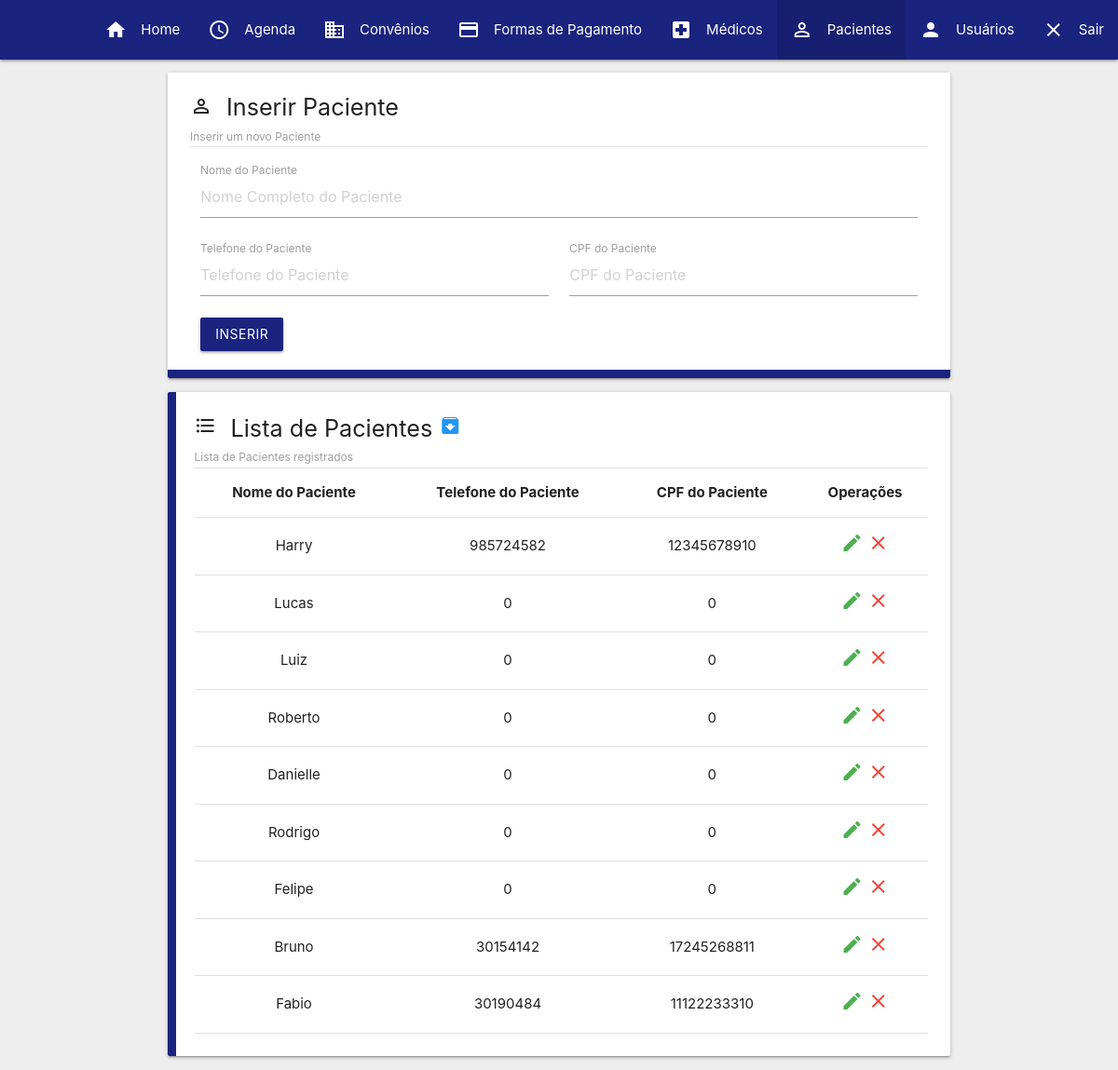
Page /admin/pacientes/form_pacientes.php (signed in) on the committed database.
### tables this page shows
CREATE TABLE `pacientes` (
  `pac_id` int(11) NOT NULL,
  `pac_nome` varchar(45) NOT NULL,
  `pac_telefone` bigint(11) NOT NULL,
  `pac_CPF` bigint(11) NOT NULL
);

### public_html/assets/assets.php (called while the page is built)
<?php
$p = pathinfo($_SERVER['SCRIPT_FILENAME'])['dirname'];
$assets = '';
$root = '.';
do {
   if (is_dir($p . '/assets')) {
      $assets .= 'assets';
      if ($root[strlen($root) - 1] === '/') $root = substr($root, 0, -1);
      break;
   } else {
      $assets .= '../';
      if ($root === '.') $root = '';
      $root .= '../';
      $p = explode('/', $p);
      unset($p[count($p) - 1]);
      $p = implode('/', $p);
   }
} while (true);

### public_html/admin/pacientes/select_pacientes.php (the view)
<?php
try {
   include_once('../../assets/conexao.php');
   $sql = $pdo->prepare("SELECT * FROM pacientes");
   $sql->execute();
   foreach ($sql as $key) : extract($key) ?>
      <tr>
         <td><?= $pac_nome ?></td>
         <td><?= $pac_telefone ?></td>
         <td><?= $pac_CPF ?></td>
         <td><a title="Editar Paciente" href="form_update_pacientes.php?pac_id=<?= $pac_id ?>"><i class="material-icons green-text">edit</i></a> <a title="Remover Paciente" href="delete_pacientes.php?pac_id=<?= $pac_id ?>"><i class="material-icons red-text">clear</i></a></td>
      </tr>
   <?php endforeach ?>
<?php
} catch (PDOException $e) {
   echo 'Um erro ocorreu! Erro: ' . $e->getMessage();
}

### public_html/admin/pacientes/form_pacientes.php (shortened to what this page needs)
<?php
include_once('../../assets/assets.php')
?>
<!DOCTYPE html>
<html>
<head>
   <link rel="stylesheet" href="<?= $assets ?>/src/css/materialize.min.css">
   <link rel="stylesheet" href="<?= $assets ?>/src/css/main.css">
   <link rel="stylesheet" href="src/main.css">
</head>
<body class="grey lighten-3">
   <?php
   include_once("$assets/components/header.php");
   ?>
   <main>
      <div class="container">
         <div class="card-panel bottom-div-margin" style="margin-top:14px">
            <h1 class="flow-text" style="margin:0 0 5px"><i class="material-icons left">person_outline</i>Inserir Paciente</h1>
            <label>Inserir um novo Paciente</label>
            <div class="divider"></div>
            <form style="margin-top:15px" action="insert_pacientes.php" method="post">
               <div class="row mb-0">
                  <div class="input-field col s12">
                     <label>Nome do Paciente</label>
                     <input placeholder="Nome Completo do Paciente" type="text" name="pac_nome" class="validate" oninvalid="this.setCustomValidity('Preencha esse campo com o nome do Paciente.')" oninput="setCustomValidity('')" required>
                  </div>
                  <div class="input-field col s6">
                     <label>Telefone do Paciente</label>
                     <input placeholder="Telefone do Paciente" type="text" name="pac_telefone" class="validate" oninvalid="this.setCustomValidity('Preencha esse campo com o telefone do Paciente.')" oninput="setCustomValidity('')" required>
                  </div>
                  <div class="input-field col s6">
                     <label>CPF do Paciente</label>
                     <input placeholder="CPF do Paciente" type="text" name="pac_CPF" class="validate" oninvalid="this.setCustomValidity('Preencha esse campo com o CPF do Paciente.')" oninput="setCustomValidity('')" required>
                  </div>
                  <div class="col s12">
                     <input title="Inserir Paciente" class="btn indigo darken-4" type="submit" value="Inserir">
                  </div>
               </div>
            </form>
            <div class="bottom-div indigo darken-4"></div>
         </div>
         <div class="card-panel left-div-margin">
            <h2 class="flow-text" style="margin:0 0 5px"><i class="material-icons left">format_list_bulleted</i>Lista de Pacientes <a title="Gerar PDF" target="_blank" href="gerarPDF.php"><i class="material-icons blue-text">archive</i></a></h2>
            <label>Lista de Pacientes registrados</label>
            <div class="divider"></div>
            <table class="centered highlight responsive-table">
               <thead>
                  <tr>
                     <th>Nome do Paciente</th>
                     <th>Telefone do Paciente</th>
                     <th>CPF do Paciente</th>
                     <th>Operações</th>
                  </tr>
               </thead>
               <tbody>
                  <?php include_once('select_pacientes.php') ?>
               </tbody>
            </table>
            <div class="left-div indigo darken-4"></div>
         </div>
      </div>
   </main>
</body>
</html>

### public_html/assets/components/header.php (shortened to what this page needs)
<?php
$link = $_SERVER['PHP_SELF'];
$home = '/admin/home.php';
$agenda = '/admin/agenda/form_agenda.php';
$convenios = '/admin/convenios/form_convenio.php';
$formas_de_pagamento = '/admin/formas_pagamento/form_formasPagamento.php';
$medicos = '/admin/medicos/form_medicos.php';
$pacientes = '/admin/pacientes/form_pacientes.php';
$usuarios = '/admin/usuarios/form_usuarios.php'
?>
<nav class="indigo darken-4">
   <div class="nav-wrapper">
      <ul class="right hide-on-med-and-down">
         <li class="<?= strpos($link, $home) !== false ? 'active' : '' ?> waves-effect" title="Home"><a href="<?= $root ?><?= $home ?>"><i class="material-icons left">home</i>Home</a></li>
         <li class="<?= strpos($link, $agenda) !== false ? 'active' : '' ?> waves-effect" title="Agenda"><a href="<?= $root ?><?= $agenda ?>"><i class="material-icons left">schedule</i>Agenda</a></li>
         <li class="<?= strpos($link, $convenios) !== false ? 'active' : '' ?> waves-effect" title="Convênios"><a href="<?= $root ?><?= $convenios ?>"><i class="material-icons left">domain</i>Convênios</a></li>
         <li class="<?= strpos($link, $formas_de_pagamento) !== false ? 'active' : '' ?> waves-effect" title="Formas de Pagamento"><a href="<?= $root ?><?= $formas_de_pagamento ?>"><i class="material-icons left">payment</i>Formas de Pagamento</a></li>
         <li class="<?= strpos($link, $medicos) !== false ? 'active' : '' ?> waves-effect" title="Médicos"><a href="<?= $root ?><?= $medicos ?>"><i class="material-icons left">local_hospital</i>Médicos</a></li>
         <li class="<?= strpos($link, $pacientes) !== false ? 'active' : '' ?> waves-effect" title="Pacientes"><a href="<?= $root ?><?= $pacientes ?>"><i class="material-icons left">person_outline</i>Pacientes</a></li>
         <li class="<?= strpos($link, $usuarios) !== false ? 'active' : '' ?> waves-effect" title="Usuários"><a href="<?= $root ?><?= $usuarios ?>"><i class="material-icons left">person</i>Usuários</a></li>
         <li class="waves-effect" title="Sair"><a href="<?= $assets ?>/sair.php"><i class="material-icons left">close</i>Sair</a></li>
      </ul>
   </div>
</nav>

### public_html/assets/src/css/main.css (style rules this page uses)
* { outline: none }
.material-icons { font-family: 'Material Icons'; font-weight: normal; font-style: normal; font-size: 24px; line-height: 1; letter-spacing: normal; text-transform: none; display: inline-block; white-space: nowrap; word-wrap: normal; direction: ltr; -webkit-font-feature-settings: 'liga'; font-feature-settings: 'liga'; -webkit-font-smoothing: antialiased }
body { height: 100%; display: flex; min-height: 100vh; flex-direction: column; }
main { flex: 1 0 auto; }
.card-panel { position: relative }
.bottom-div { width: 100%; height: 9px; bottom: 0; border-bottom-left-radius: 2px; border-bottom-right-radius: 2px }
.left-div { width: 9px; height: 100%; top: 0; border-top-left-radius: 2px; border-bottom-left-radius: 2px }
.top-div, .bottom-div, .left-div { left: 0; position: absolute }
.left-div-margin { padding-left: 28.5px }
.bottom-div-margin { padding-bottom: 28.5px }
.mb-0 { margin-bottom: 0 }

### rows in the picture
pacientes: pac_nome "Harry", pac_telefone "985724582", pac_CPF "12345678910"
pacientes: pac_nome "Lucas", pac_telefone "0", pac_CPF "0"
pacientes: pac_nome "Luiz", pac_telefone "0", pac_CPF "0"
pacientes: pac_nome "Roberto", pac_telefone "0", pac_CPF "0"
pacientes: pac_nome "Danielle", pac_telefone "0", pac_CPF "0"
pacientes: pac_nome "Rodrigo", pac_telefone "0", pac_CPF "0"
pacientes: pac_nome "Felipe", pac_telefone "0", pac_CPF "0"
pacientes: pac_nome "Bruno", pac_telefone "30154142", pac_CPF "17245268811"
pacientes: pac_nome "Fabio", pac_telefone "30190484", pac_CPF "11122233310"
